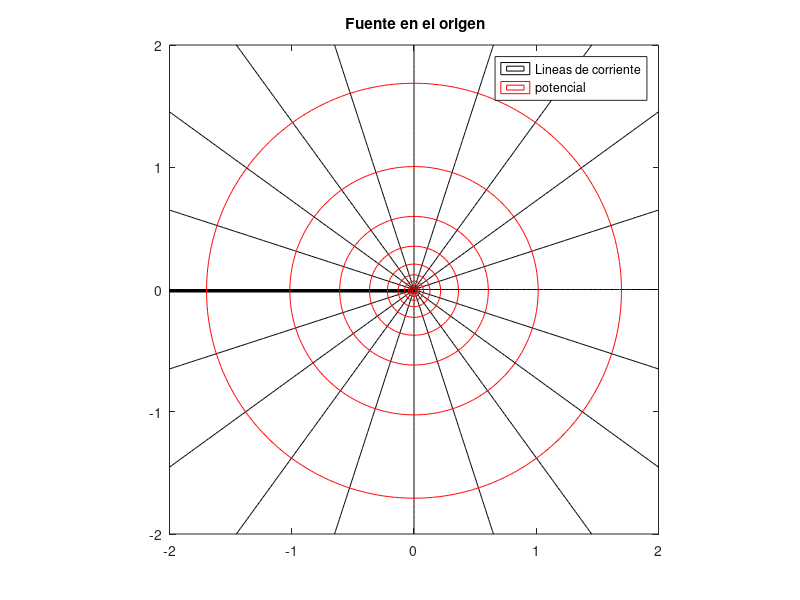

Source code (MATLAB):
% FUENTE
sig = 1; % Source strength
% GRID:
x = -2:.02:2;
y = -2:.02:2;
for m = 1:length(x)
    for n = 1:length(y)
        xx(m,n) = x(m); yy(m,n) = y(n);
        % Velocity potential function:
        phi_Source(m,n) = (sig/4/pi)*log(x(m)^2+(y(n)+.01)^2);
        % Funcion de corriente:
        psi_Source(m,n) = (sig/2/pi)*atan2(y(n),x(m));
    end
end
% Plots
% Source at origin of coordinate systex:
contour(xx,yy,psi_Source,[-.5:.05:.5],'k'),hold on
contour(xx,yy,phi_Source,10,'r')
legend('Lineas de corriente' ,'potencial')
title(' Fuente en el origen')
axis image,hold off